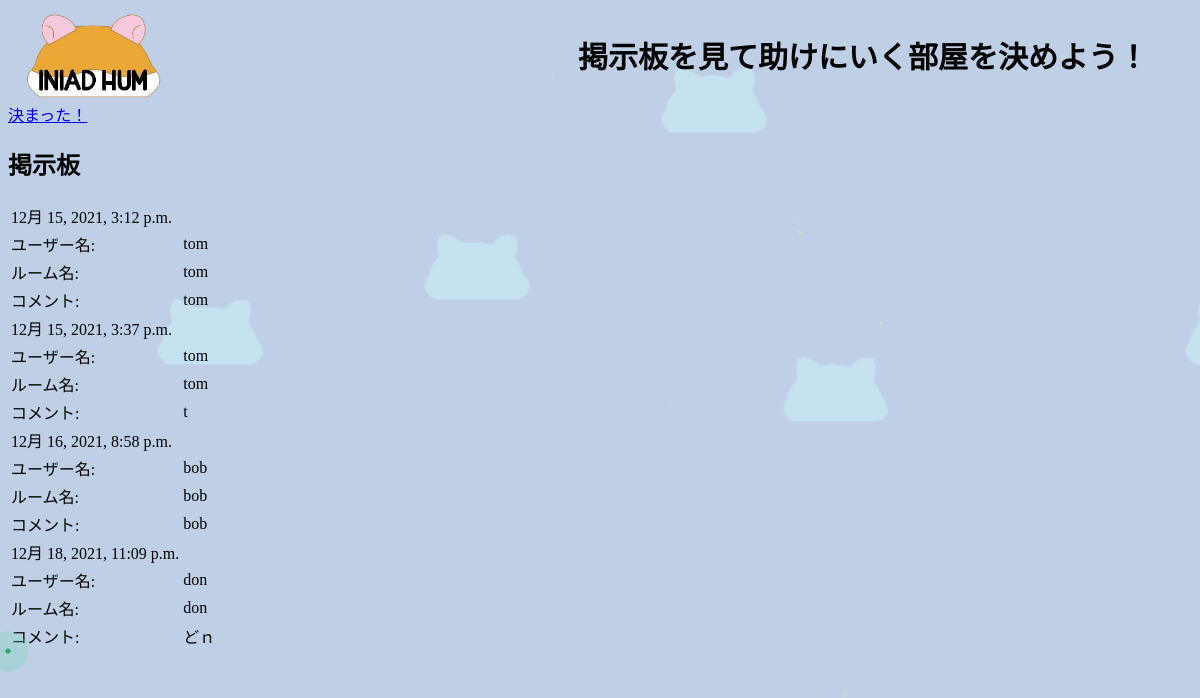
Screenshot of /game/home/match/ with the database file from the repository.
### game/models.py (models this page shows)
class Log(models.Model):
    username = models.CharField(max_length=256)
    roomname = models.CharField(max_length=256)
    comment = models.TextField(default='')
    time = models.DateTimeField(default=timezone.now)

### game/views.py (the view)
# urls.py: path('home/match/', views.match, name='match'),
def match(request):
    logs = Log.objects.all()
    data = {'logs' : logs}
    return render(request, 'game/match.html', data)

### templates/game/match.html (shortened to what this page needs)
{% load static %}
<!DOCTYPE html>
<html>
<head>
    <link type="text/css" rel="stylesheet" href="{% static 'css/style.css' %}">
</head>
<body>
    <div id = "title">
        <a href="{% url 'choice' %}"><image src="{% static 'images/game.png' %}" alt="ゲームロゴ" /></a>
        <span class="title">掲示板を見て助けにいく部屋を決めよう！</span>
    </div>
    <a class="button" href="{% url 'chat' %}" target="_blank" rel="noopener">決まった！</a>
    <h2>掲示板</h2>
    <table>
        {% for log in logs %}
        <tr>
            <td>{{ log.time }}</td>
        </tr>
        <tr>
            <td>ユーザー名:</td><td>{{ log.username }}</td>
        </tr>
        <tr>
            <td>ルーム名:</td><td>{{ log.roomname }}</td>
        </tr>
        <tr>
            <td>コメント:</td><td>{{log.comment }}</td>
        </tr>
        {% endfor %}
    </table>
</body>
</html>

### static/css/style.css (style rules this page uses)
body { height: 100vh; justify-content: center; align-items: center; cursor: none; background-color: rgb(191, 207, 230); background-image: url(../images/back_photo.png); animation: bgiLoop 5s linear infinite; }
@media (min-width: 1000px) { #title { display: flex; align-items: center; } }
@media (min-width: 1000px) { span.title { margin-left:400px; font-weight: bold; font-size:30px; } }
@media (min-width: 1000px) { div img { display: block; width: 170px; height: auto; border-radius:50px; } }

### rows the page displays
Log: time "12月 15, 2021, 3:12 p.m.", username "tom", roomname "tom", comment "tom"
Log: time "12月 15, 2021, 3:37 p.m.", username "tom", roomname "tom", comment "t"
Log: time "12月 16, 2021, 8:58 p.m.", username "bob", roomname "bob", comment "bob"
Log: time "12月 18, 2021, 11:09 p.m.", username "don", roomname "don", comment "どｎ"
